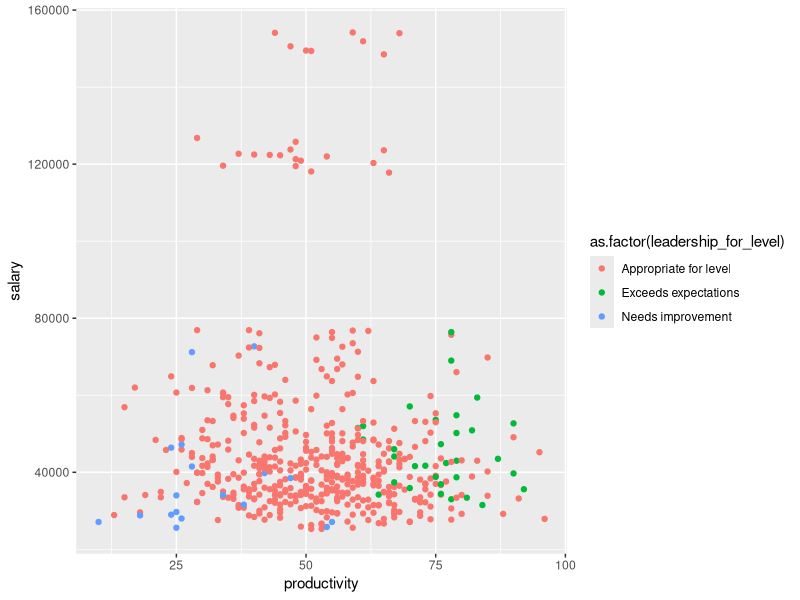
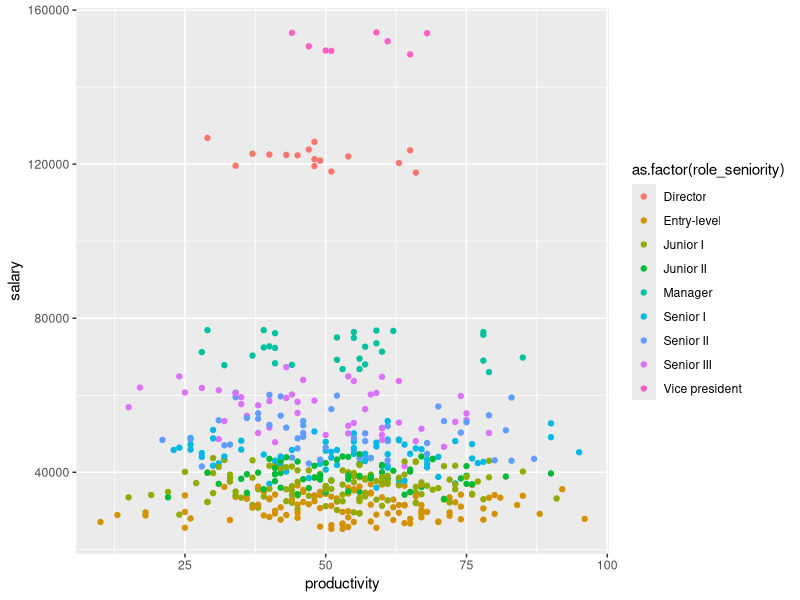
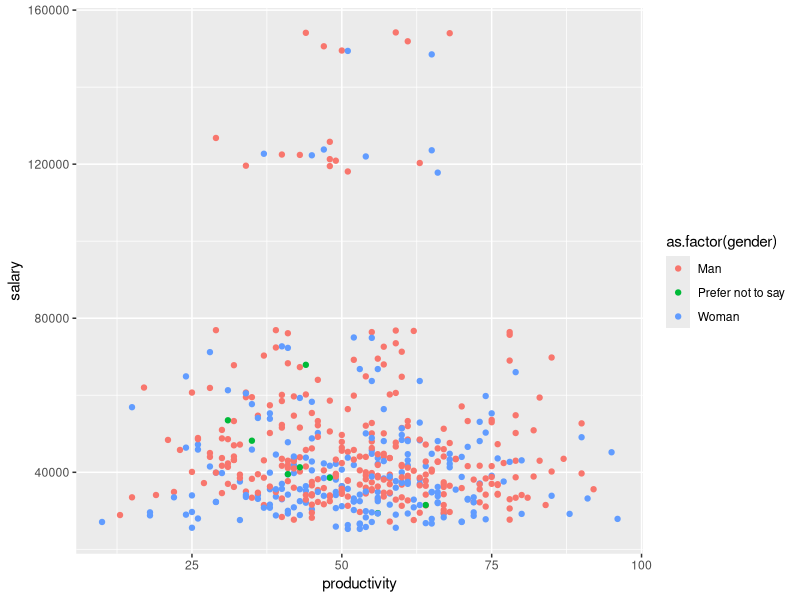
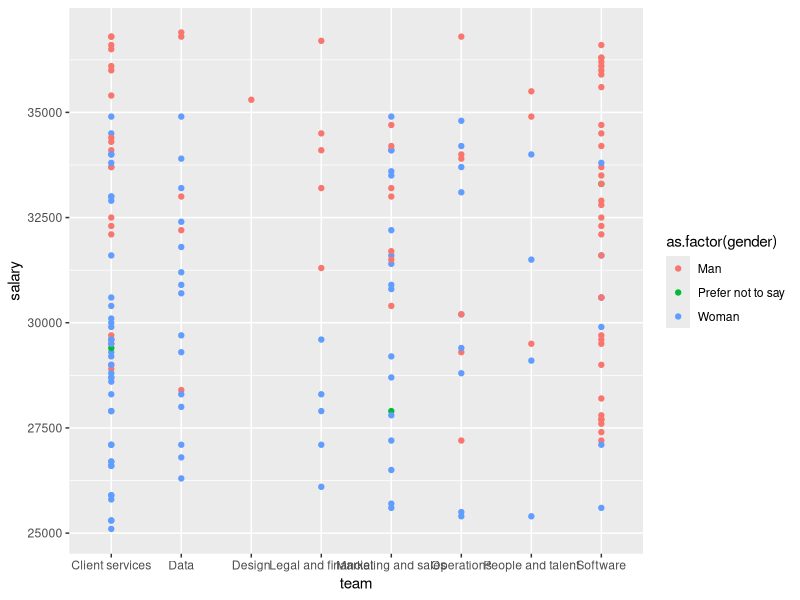
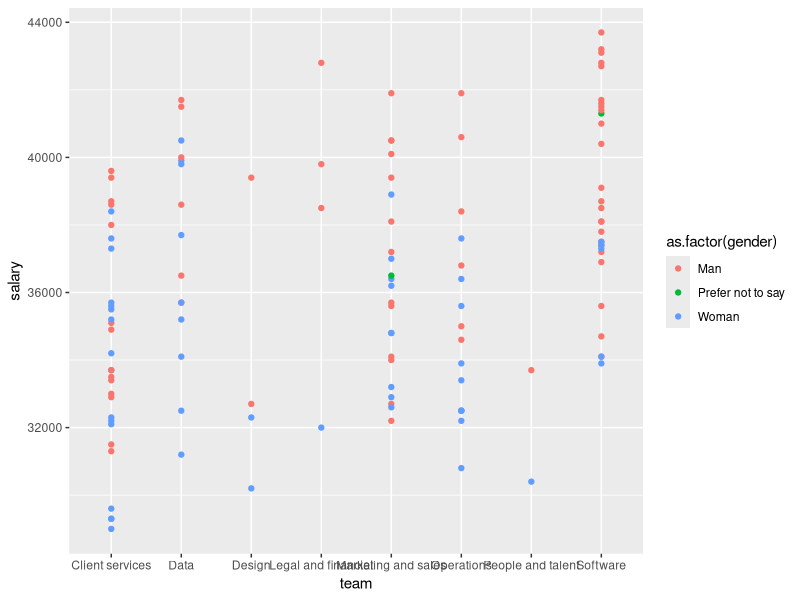
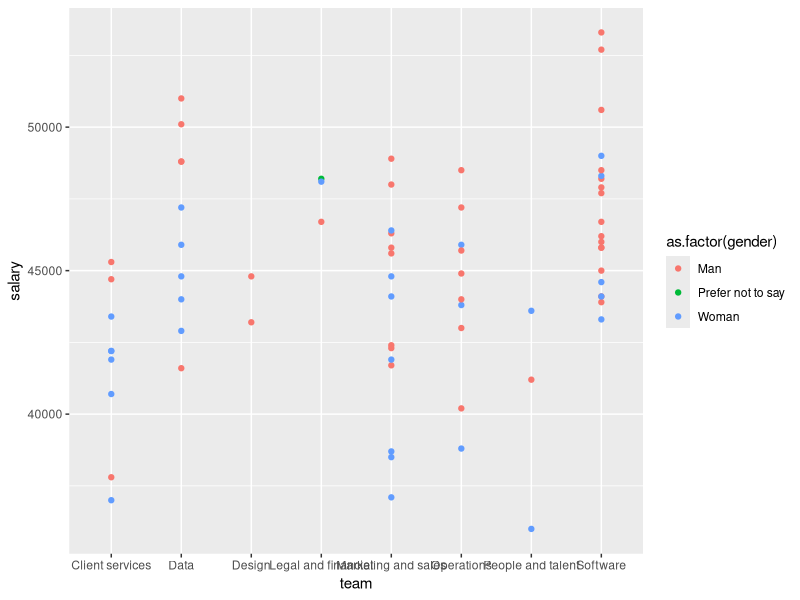
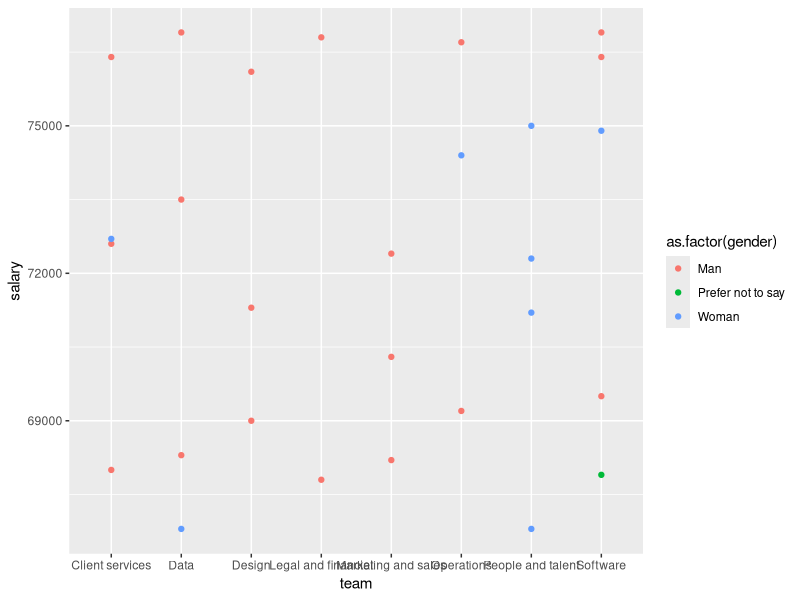
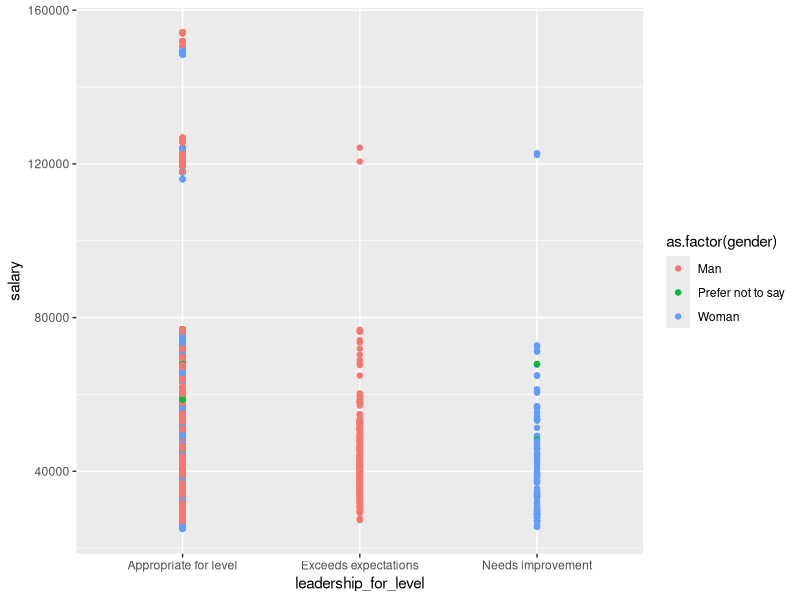

Generate these figures, in order, with R:
## ---- chunk 1
#install.packages("gridExtra")
#install.packages("tidyverse")
library(tidyverse)
library(cowplot)
# this should supress all code and messages
knitr::opts_chunk$set(include=FALSE,echo = TRUE)
## ---- chunk 2
# This chunk provides an example of some things you can do with RMarkdown to make your report creation process easier

# read in the data
black_saber_current_employees <- read_csv("data/black-saber-current-employees.csv")

# create a visualisation
my_plot <- black_saber_current_employees %>% 
  ggplot(aes(x = productivity)) +
  geom_histogram(colour = "grey", fill = "#6C3082") +
  theme_minimal() +
  labs(title = "Look! A title. But do you want a title or a caption for your report?", x = "Productivity")

# save your plot in your images folder, you can specify the height and width, too
# saving this means you can add the image to your exectuve summary without having to run or rerun the code, if you wish
ggsave("images/example.png", width = 7, height = 4)

# norice how the image is included with the ![](file/path.png) below
## ---- chunk 3
library(tidyverse)
library(lme4)
## ---- chunk 4
black_saber_current_employees <- read_csv("data/black-saber-current-employees.csv")
final_hires <- read_csv("data/final-hires-newgrad_2020.csv")
phase1_new_applicants <- read_csv("data/phase1-new-grad-applicants-2020.csv")
phase2_new_applicants <- read_csv("data/phase2-new-grad-applicants-2020.csv")
phase3_new_applicants <- read_csv("data/phase3-new-grad-applicants-2020.csv")
## ---- chunk 5
black_saber_current_employees
## ---- chunk 6
final_hires
## ---- chunk 7
phase1_new_applicants
## ---- chunk 8
phase2_new_applicants
## ---- chunk 9
phase3_new_applicants
## ---- chunk 10
black_saber_current_employees$salary <- as.numeric(gsub('[$,]','',black_saber_current_employees$salary))
## ---- chunk 11
final_hires <- final_hires %>% mutate(final_hired = 1)
# If the applicant is hired, final_hired = 1, otherwise final_hired = NA.
phase1_new_applicants <- phase1_new_applicants %>% merge(final_hires, by = "applicant_id", all = TRUE)
phase2_new_applicants <- phase2_new_applicants %>% merge(final_hires, by = "applicant_id", all = TRUE)
phase3_new_applicants <- phase3_new_applicants %>% merge(final_hires, by = "applicant_id", all = TRUE)
## ---- chunk 12
salary_by_gender_q1 <- black_saber_current_employees %>% filter(substring(financial_q, nchar(financial_q)) == '1') %>% ggplot(aes(x = gender, y = salary)) + geom_boxplot(aes(colour = gender))
salary_by_gender_q2 <- black_saber_current_employees %>% filter(substring(financial_q, nchar(financial_q)) == '1') %>% ggplot(aes(x = gender, y = salary)) + geom_boxplot(aes(colour = gender))
salary_by_gender_q3 <- black_saber_current_employees %>% filter(substring(financial_q, nchar(financial_q)) == '1') %>% ggplot(aes(x = gender, y = salary)) + geom_boxplot(aes(colour = gender))
salary_by_gender_q4 <- black_saber_current_employees %>% filter(substring(financial_q, nchar(financial_q)) == '1') %>% ggplot(aes(x = gender, y = salary)) + geom_boxplot(aes(colour = gender))
gender_salary <- plot_grid(salary_by_gender_q1, salary_by_gender_q2, salary_by_gender_q3, salary_by_gender_q4, labels = c("Q1","Q2","Q3","Q4"), ncol = 2, nrow = 2)
ggsave("images/gender_salary.png", gender_salary)
## ---- chunk 13
black_saber_current_employees %>% 
  filter(financial_q == '2020 Q1') %>% 
  group_by(employee_id) %>% 
  ggplot(aes(x = productivity, y = salary, color = as.factor(leadership_for_level)))+
  geom_point()
ggsave("images/leadership_salary_Q1.png", width = 7, height = 4)

black_saber_current_employees %>% 
  filter(financial_q == '2020 Q1') %>% 
  group_by(employee_id) %>% 
  ggplot(aes(x = productivity, y = salary, color = as.factor(role_seniority)))+
  geom_point()
ggsave("images/level_salary_Q1.png", width = 7, height = 4)

black_saber_current_employees %>% 
  filter(financial_q == '2020 Q1') %>% 
  group_by(employee_id) %>% 
  ggplot(aes(x = productivity, y = salary, color = as.factor(gender)))+
  geom_point()
ggsave("images/level_salary_Q1.png", width = 7, height = 4)
## ---- chunk 14
black_saber_current_employees %>% 
  filter(financial_q == '2020 Q4') %>% 
  filter(role_seniority == 'Entry-level') %>% 
  group_by(employee_id) %>% 
  ggplot(aes(x = team, y = salary, color = as.factor(gender)))+
  geom_point()
#ggsave("images/leadership_salary_Q1.png", width = 7, height = 4)

black_saber_current_employees %>% 
  filter(financial_q == '2020 Q4') %>% 
  filter(role_seniority == 'Junior I') %>% 
  group_by(employee_id) %>% 
  ggplot(aes(x = team, y = salary, color = as.factor(gender)))+
  geom_point()

black_saber_current_employees %>% 
  filter(financial_q == '2020 Q4') %>% 
  filter(role_seniority == 'Senior I') %>% 
  group_by(employee_id) %>% 
  ggplot(aes(x = team, y = salary, color = as.factor(gender)))+
  geom_point()

black_saber_current_employees %>% 
  filter(financial_q == '2020 Q4') %>% 
  filter(role_seniority == 'Manager') %>% 
  group_by(employee_id) %>% 
  ggplot(aes(x = team, y = salary, color = as.factor(gender)))+
  geom_point()

## ---- chunk 15
black_saber_current_employees %>% 
  group_by(employee_id) %>% 
  ggplot(aes(x = leadership_for_level, y = salary, color = as.factor(gender)))+
  geom_point()

black_saber_current_employees %>% 
  group_by(employee_id) %>% 
  ggplot(aes(x = role_seniority, y = salary, color = as.factor(gender)))+
  geom_point()

black_saber_current_employees %>% 
  group_by(employee_id) %>% 
  ggplot(aes(x = team, y = salary, color = as.factor(gender)))+
  geom_point()
## ---- chunk 16
phase2_new_applicants
## ---- chunk 17
phase1_new_applicants %>% ggplot(aes(x = as.character(gender), y = gpa)) + geom_boxplot()
#ggsave("images/gpa_hiring.png", gpa_if_hired)
## ---- chunk 18
gpa_if_hired <- phase1_new_applicants %>% ggplot(aes(x = as.character(final_hired), y = gpa)) + geom_boxplot()
ggsave("images/gpa_hiring.png", gpa_if_hired)
## ---- chunk 19
#phase1_new_applicants %>% ggplot(aes(x = as.character(final_hired), y = gpa)) + geom_point()
## ---- chunk 20
phase2_new_applicants %>% ggplot(aes(x = as.character(final_hired), y = speaking_skills)) + geom_boxplot()
ggsave("images/speaking_hiring.png")
## ---- chunk 21
phase2_new_applicants %>% ggplot(aes(x = as.character(final_hired), y = writing_skills)) + geom_boxplot()
## ---- chunk 22
phase2_new_applicants %>% ggplot(aes(x = as.character(final_hired), y = technical_skills)) + geom_boxplot()
## ---- chunk 23
phase1_new_applicants %>% 
  filter(final_hired == '1') %>% 
  group_by(applicant_id) %>% 
  ggplot(aes(x = gender, y = gpa))+
  geom_point()

phase2_new_applicants %>% 
  filter(final_hired == '1') %>% 
  group_by(applicant_id) %>% 
  ggplot(aes(x = gender, y = technical_skills))+
  geom_point()

phase2_new_applicants %>% 
  filter(final_hired == '1') %>% 
  group_by(applicant_id) %>% 
  ggplot(aes(x = gender, y = writing_skills))+
  geom_point()

phase2_new_applicants %>% 
  filter(final_hired == '1') %>% 
  group_by(applicant_id) %>% 
  ggplot(aes(x = gender, y = speaking_skills))+
  geom_point()

